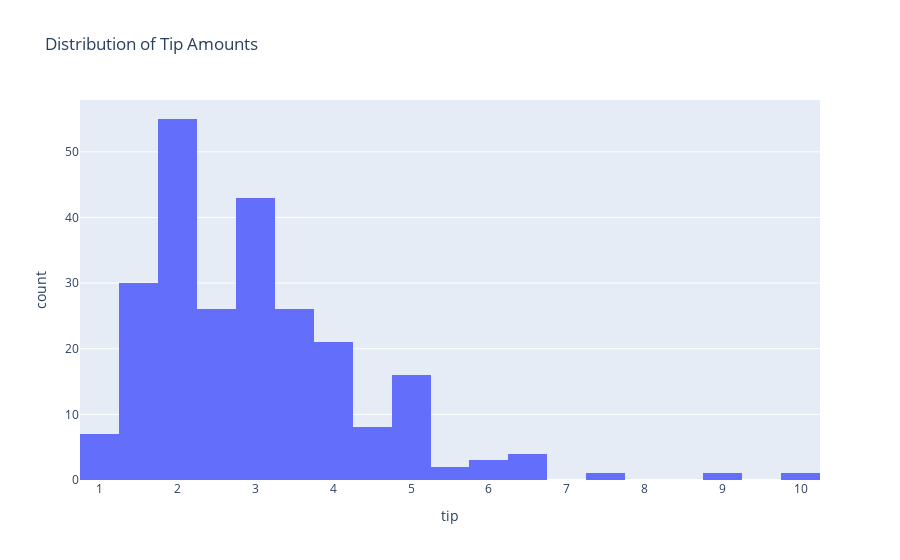
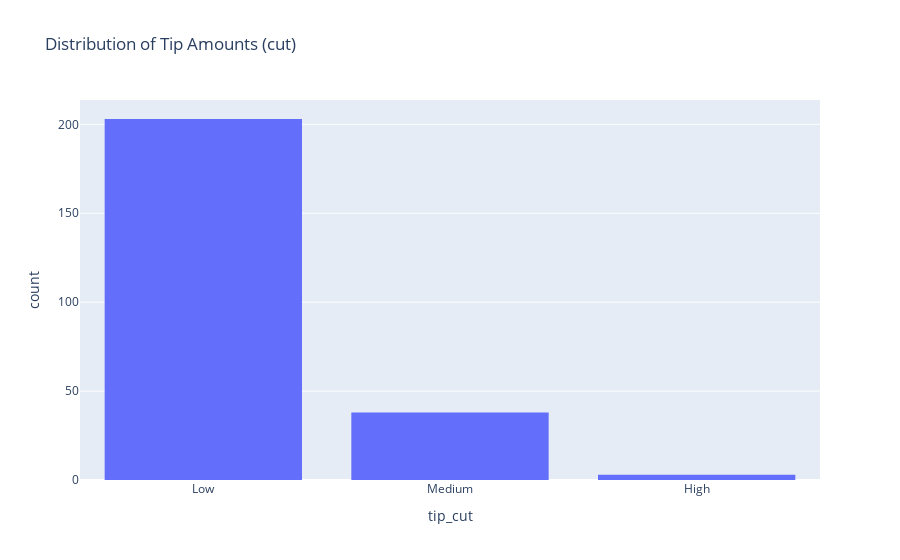
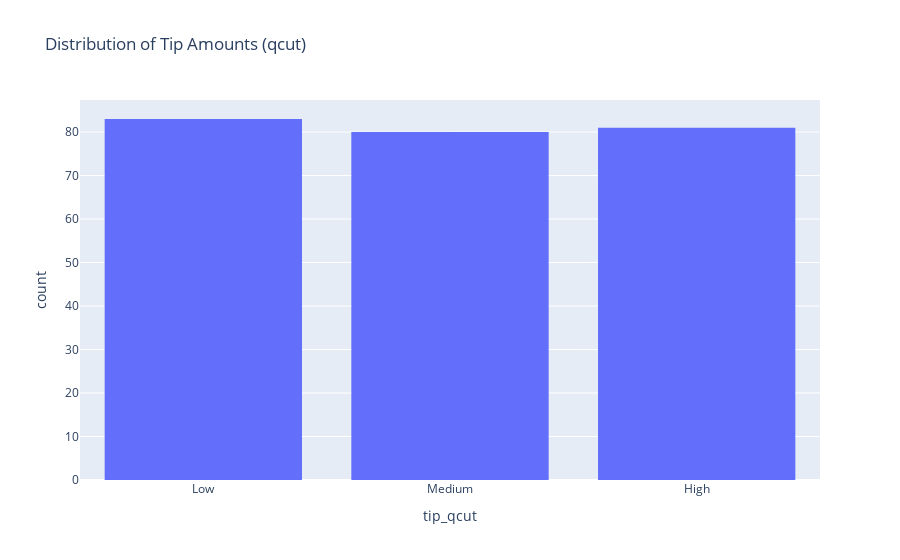

The cell these charts' notebook holds for them, in order:
### Markdown cell above
### Assignment 2.4a

This part of the assignment aims to let you think about different ways of binning data points.
To answer this question, we must first take a number of steps to have the correct information available:

**Step 1)** Quantize the `tip` column into three groups (`Low`, `Medium`, `High`) using **both** the pandas function `.cut` and `.qcut`. Make sure you use `retbins=True` to return the bins in both the `.cut` and `.qcut` functions. We recommend printing the bins for both `.cut` and `.qcut` functions using the `print` function for sanity checking.

**Step 2)** Make a plot for the `tip` column in the dataset (i.e., the one without quantization) based on the function `px.histogram` from Plotly Express. You need to give the plot a meaningful title.

**Step 3)** Make another two histogram plots for the **quantized variant** of the `tip` column: one from the `.cut` function, and another one from the `.qcut` function. You need to give each plot a meaningful title.

In total, you should have **two printed messages** and create **three plots** for this part of the assignment. Your plots should look like the followings:

<img src="distribution1.png">
<img src="distribution2.png">
<img src="distribution3.png">

**Question)** Now compare the two printed messages and three plots, answer the following questions. Explain in total no more than 100 words.
- What do you notice about how the distribution of the quantized data differs from the original data? Discuss this for both the `.cut` and `.qcut` functions.
- Why may we want to quantize data in different ways?

### Code cell
cut_labels = ['Low', 'Medium', 'High']
tips_df['tip_cut'], cut_bins = pd.cut(tips_df['tip'], bins=3, labels=cut_labels, retbins=True)
tips_df['tip_qcut'], qcut_bins = pd.qcut(tips_df['tip'], q=3, labels=cut_labels, retbins=True)

print("Bins van cut:", cut_bins)
print("Bins van qcut:", qcut_bins)

fig1 = px.histogram(tips_df, x='tip', nbins=20, title='Distribution of Tip Amounts')
fig1.show()

fig2 = px.histogram(tips_df, x='tip_cut', category_orders={'tip_cut': cut_labels},
                    title='Distribution of Tip Amounts (cut)')
fig2.show()

fig3 = px.histogram(tips_df, x='tip_qcut', category_orders={'tip_qcut': cut_labels},
                    title='Distribution of Tip Amounts (qcut)')
fig3.show()

### Figure 1 — Plotly figure (JSON) as saved in the notebook; plotly's stock layout.template omitted (floating-point values rounded to 4 significant figures; data arrays with more than 128 entries replaced by an {"elided": "..."} marker saying what was removed)
{"data": [{"bingroup": "x", "hovertemplate": "tip=%{x}<br>count=%{y}<extra></extra>", "legendgroup": "", "marker": {"color": "#636efa", "pattern": {"shape": ""}}, "name": "", "nbinsx": 20, "orientation": "v", "showlegend": false, "type": "histogram", "x": {"elided": "244 float values"}, "xaxis": "x", "yaxis": "y"}], "layout": {"barmode": "relative", "legend": {"tracegroupgap": 0}, "title": {"text": "Distribution of Tip Amounts"}, "xaxis": {"anchor": "y", "domain": [0.0, 1.0], "title": {"text": "tip"}}, "yaxis": {"anchor": "x", "domain": [0.0, 1.0], "title": {"text": "count"}}}}

### Figure 2 — Plotly figure (JSON) as saved in the notebook; plotly's stock layout.template omitted (floating-point values rounded to 4 significant figures; data arrays with more than 128 entries replaced by an {"elided": "..."} marker saying what was removed)
{"data": [{"bingroup": "x", "hovertemplate": "tip_cut=%{x}<br>count=%{y}<extra></extra>", "legendgroup": "", "marker": {"color": "#636efa", "pattern": {"shape": ""}}, "name": "", "orientation": "v", "showlegend": false, "type": "histogram", "x": {"elided": "244 str values"}, "xaxis": "x", "yaxis": "y"}], "layout": {"barmode": "relative", "legend": {"tracegroupgap": 0}, "title": {"text": "Distribution of Tip Amounts (cut)"}, "xaxis": {"anchor": "y", "categoryarray": ["Low", "Medium", "High"], "categoryorder": "array", "domain": [0.0, 1.0], "title": {"text": "tip_cut"}}, "yaxis": {"anchor": "x", "domain": [0.0, 1.0], "title": {"text": "count"}}}}

### Figure 3 — Plotly figure (JSON) as saved in the notebook; plotly's stock layout.template omitted (floating-point values rounded to 4 significant figures; data arrays with more than 128 entries replaced by an {"elided": "..."} marker saying what was removed)
{"data": [{"bingroup": "x", "hovertemplate": "tip_qcut=%{x}<br>count=%{y}<extra></extra>", "legendgroup": "", "marker": {"color": "#636efa", "pattern": {"shape": ""}}, "name": "", "orientation": "v", "showlegend": false, "type": "histogram", "x": {"elided": "244 str values"}, "xaxis": "x", "yaxis": "y"}], "layout": {"barmode": "relative", "legend": {"tracegroupgap": 0}, "title": {"text": "Distribution of Tip Amounts (qcut)"}, "xaxis": {"anchor": "y", "categoryarray": ["Low", "Medium", "High"], "categoryorder": "array", "domain": [0.0, 1.0], "title": {"text": "tip_qcut"}}, "yaxis": {"anchor": "x", "domain": [0.0, 1.0], "title": {"text": "count"}}}}
